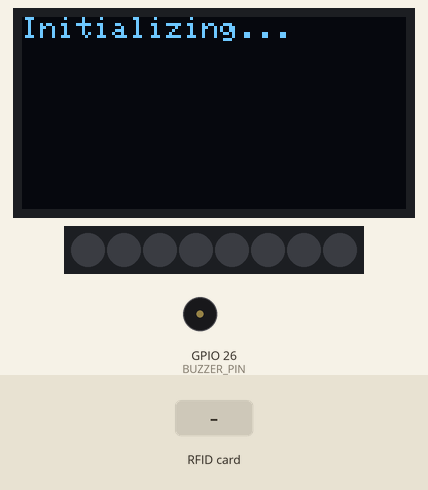
This program was run on a simulated ESP32. On the bench: 128×64 one-colour display, 8 RGB LEDs in strip order, left to right, buzzer (waves = sounding). The test bench sets the inputs (shaded band). WiFi joins after 1.5 s; servers stay silent unless stated; no MQTT or app messages arrive unless stated; what the program prints to the serial monitor is not drawn.

Above: at 1.2 s.
At 4.5 s:
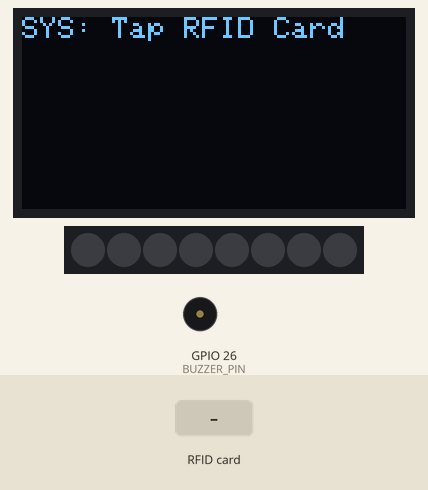
4.6 s: RFID card 5E 7A 19 C4 held to the reader
At 5.6 s:
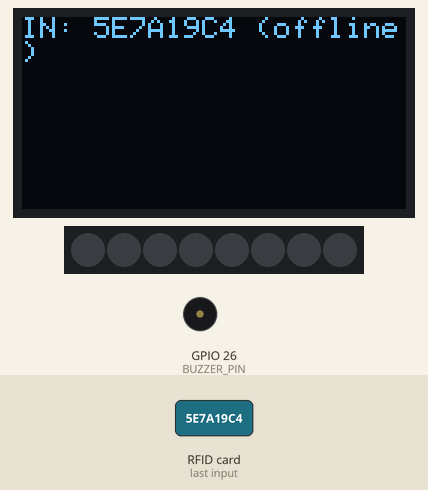
6.2 s: RFID card 5E 7A 19 C4 held to the reader
At 7.1 s:
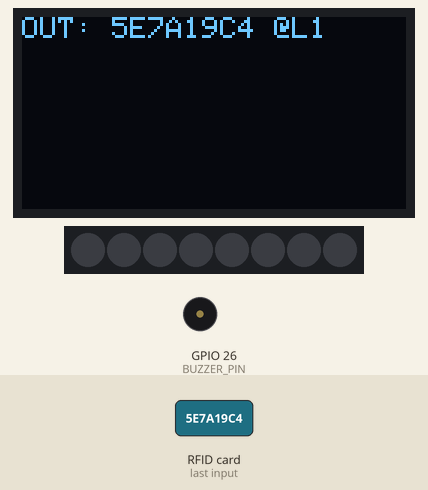
7.8 s: RFID card 5E 7A 19 C4 held to the reader
At 8.9 s:
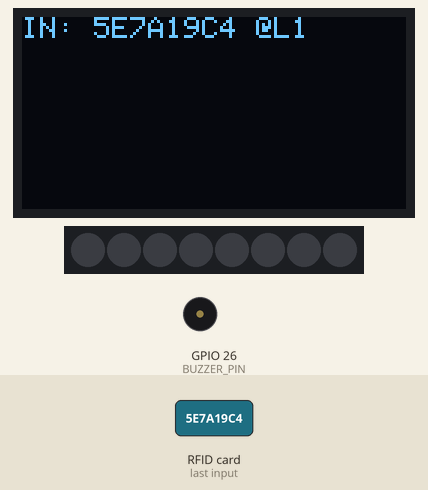
Timing chart, 0 to 10.8 s (numbered marks = the images above; inputs shaded):
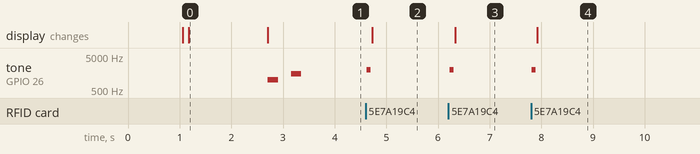

Measured:
- after the input at 4.6 s, tone on GPIO 26 (BUZZER_PIN): silent → 2000 Hz at once, → silent 0.08 s later; the display: changes after 0.13 s (image 2)
- after the input at 6.2 s, tone on GPIO 26 (BUZZER_PIN): silent → 2000 Hz at once, → silent 0.08 s later; the display: changes after 0.13 s (image 3)
- after the input at 7.8 s, tone on GPIO 26 (BUZZER_PIN): silent → 2000 Hz at once, → silent 0.08 s later; the display: changes after 0.12 s (image 4)
- what the display in image 0 shows lasts 1.5 s, from 1.2 s to 2.7 s

The program:

main.cpp
```cpp
#include <Arduino.h>
#include <SPI.h>
#include <Wire.h>
#include <Adafruit_GFX.h>
#include <Adafruit_SSD1306.h>
#include <MFRC522.h>
#include <WiFi.h>
#include <PubSubClient.h>
#include <Adafruit_NeoPixel.h>
#include <limits.h>

// OLED Setup
#define SCREEN_WIDTH 128
#define SCREEN_HEIGHT 64
#define OLED_RESET -1
#define SCREEN_ADDRESS 0x3C
Adafruit_SSD1306 display(SCREEN_WIDTH, SCREEN_HEIGHT, &Wire, OLED_RESET);

// SPI and RFID Pins
#define RFID1_CS 5
#define RFID2_CS 4
#define RFID_RST_PIN UINT8_MAX
#define SCK_PIN 14
#define MISO_PIN 12
#define MOSI_PIN 13

// Pin setup
#define POT_PIN      34
#define BUZZER_PIN   26
#define NEOPIXEL_PIN 27
#define NUM_PIXELS    8
#define USE_POTENTIOMETER 0
#define DEFAULT_ZONE 1
Adafruit_NeoPixel pixel(NUM_PIXELS, NEOPIXEL_PIN, NEO_GRB + NEO_KHZ800);

// RFID Instances
MFRC522 rfid1(RFID1_CS, RFID_RST_PIN);
MFRC522 rfid2(RFID2_CS, RFID_RST_PIN);
bool rfid1Ready = false;
bool rfid2Ready = false;

// Network settings
// Keep these in one place and update only these values when network changes.
#ifndef WIFI_SSID
#define WIFI_SSID "arya"
#endif

#ifndef WIFI_PASSWORD
#define WIFI_PASSWORD "arya2606"
#endif

#ifndef MQTT_BROKER_HOST
#define MQTT_BROKER_HOST "test.mosquitto.org"
#endif

#ifndef MQTT_BROKER_PORT
#define MQTT_BROKER_PORT 1883
#endif
WiFiClient espClient;
PubSubClient client(espClient);

// Timing Variables for Non-Blocking Delays
unsigned long lastWiFiAttempt = 0;
unsigned long lastMqttAttempt = 0;
unsigned long lastRfid1Scan = 0;
unsigned long lastRfid2Scan = 0;
const unsigned long SCAN_COOLDOWN = 1500;
const unsigned long WIFI_RETRY_MS = 10000;
const unsigned long MQTT_RETRY_MS = 5000;
const int BUZZER_CHANNEL = 0;
const int BUZZER_RESOLUTION = 8;

// Function Prototypes
void setupWiFiConnection();
void ensureWiFiConnected();
void connectToMQTT();
void mqtt_callback(char *topic, byte *payload, unsigned int length);
void getTagID(MFRC522 *rfid, char *tagID);
void showDisplay(const char* prefix, const char* message);
void indicateStatus(bool granted);
int getLocationFromPot();
void scanI2C();
bool initRfidReader(MFRC522 &reader, const char *name);
void handleReader(MFRC522 &reader, bool ready, unsigned long &lastScanTime, const char *topic, const char *prefix);
void beep(int frequency, int durationMs);

// Initialize hardware, network, and feedback devices.
void setup() {
  Serial.begin(115200);
  delay(1000);
  Serial.println("\n\nStarting setup...");

  SPI.begin(SCK_PIN, MISO_PIN, MOSI_PIN);
  Wire.begin();

  if (!display.begin(SSD1306_SWITCHCAPVCC, SCREEN_ADDRESS)) {
    Serial.println(F("SSD1306 allocation failed"));
    scanI2C();
    while (true) { delay(100); }
  }

  display.clearDisplay();
  display.setTextSize(1);
  display.setTextColor(WHITE);
  display.setCursor(0, 0);
  display.println("Initializing...");
  display.display();

  pinMode(RFID1_CS, OUTPUT);
  pinMode(RFID2_CS, OUTPUT);
  digitalWrite(RFID1_CS, HIGH);
  digitalWrite(RFID2_CS, HIGH);
  rfid1Ready = initRfidReader(rfid1, "RFID1");
  rfid2Ready = initRfidReader(rfid2, "RFID2");

#if USE_POTENTIOMETER
  pinMode(POT_PIN, INPUT);
#endif
  pinMode(BUZZER_PIN, OUTPUT);
  ledcSetup(BUZZER_CHANNEL, 1000, BUZZER_RESOLUTION);
  ledcAttachPin(BUZZER_PIN, BUZZER_CHANNEL);
  pixel.begin();
  pixel.clear();
  pixel.show();

  WiFi.setSleep(false);
  setupWiFiConnection();

  client.setServer(MQTT_BROKER_HOST, MQTT_BROKER_PORT);
  client.setCallback(mqtt_callback);

  if (!rfid1Ready && !rfid2Ready) {
    showDisplay("RFID", "Reader check failed");
  } else {
    showDisplay("SYS", "Tap RFID Card");
  }
  beep(1000, 200);
  delay(250);
  beep(1500, 200);
}

// Maintain network links and process both RFID readers.
void loop() {
  ensureWiFiConnected();

  if (!client.connected()) {
    if (millis() - lastMqttAttempt > MQTT_RETRY_MS) {
      lastMqttAttempt = millis();
      connectToMQTT();
    }
  } else {
    client.loop();
  }

  handleReader(rfid1, rfid1Ready, lastRfid1Scan, "rfid/in", "IN");
  handleReader(rfid2, rfid2Ready, lastRfid2Scan, "rfid/out", "OUT");
}

// Initialize one RFID reader and verify SPI communication.
bool initRfidReader(MFRC522 &reader, const char *name) {
  reader.PCD_Init();
  delay(10);

  byte version = reader.PCD_ReadRegister(MFRC522::VersionReg);
  if (version == 0x00 || version == 0xFF) {
    Serial.printf("%s init failed (VersionReg=0x%02X). Check CS/SCK/MISO/MOSI/GND/3V3.\n", name, version);
    return false;
  }

  Serial.printf("%s ready (VersionReg=0x%02X).\n", name, version);
  return true;
}

// Poll one reader, publish scan, and show immediate local feedback.
void handleReader(MFRC522 &reader, bool ready, unsigned long &lastScanTime, const char *topic, const char *prefix) {
  if (!ready) return;
  if (millis() - lastScanTime <= SCAN_COOLDOWN) return;
  if (!reader.PICC_IsNewCardPresent()) return;
  if (!reader.PICC_ReadCardSerial()) return;

  char tag[32];
  getTagID(&reader, tag);
  if (strlen(tag) > 0) {
    int location = getLocationFromPot();
    char payload[64];
    snprintf(payload, sizeof(payload), "%s,%d", tag, location);

    bool published = false;
    if (client.connected()) {
      published = client.publish(topic, payload);
    }

    beep(2000, 80);
    char displayMsg[64];
    if (published) {
      snprintf(displayMsg, sizeof(displayMsg), "%s @L%d", tag, location);
    } else {
      snprintf(displayMsg, sizeof(displayMsg), "%s (offline)", tag);
    }
    showDisplay(prefix, displayMsg);

    Serial.printf("%s Tag: %s Location: %d Published: %s\n", prefix, tag, location, published ? "yes" : "no");
    lastScanTime = millis();
  }

  reader.PICC_HaltA();
  reader.PCD_StopCrypto1();
}

// Scan I2C bus for troubleshooting display issues.
void scanI2C() {
  Serial.println("Scanning I2C devices...");
  byte error, address;
  int nDevices = 0;
  for (address = 1; address < 127; address++) {
    Wire.beginTransmission(address);
    error = Wire.endTransmission();
    if (error == 0) {
      Serial.printf("I2C device found at address 0x%02X\n", address);
      nDevices++;
    }
  }
  if (nDevices == 0) Serial.println("No I2C devices found!");
}

// Perform initial WiFi connection attempt.
void setupWiFiConnection() {
  Serial.printf("Connecting to WiFi SSID: %s\n", WIFI_SSID);
  WiFi.mode(WIFI_STA);
  WiFi.begin(WIFI_SSID, WIFI_PASSWORD);
  lastWiFiAttempt = millis();

  int attempts = 0;
  while (WiFi.status() != WL_CONNECTED && attempts < 20) {
    delay(500);
    Serial.print(".");
    attempts++;
  }

  if (WiFi.status() == WL_CONNECTED) {
    Serial.println("\nWiFi connected");
    Serial.printf("IP: %s\n", WiFi.localIP().toString().c_str());
  } else {
    Serial.println("\nFailed to connect to WiFi");
  }
}

// Retry WiFi periodically when disconnected.
void ensureWiFiConnected() {
  if (WiFi.status() == WL_CONNECTED) return;
  if (millis() - lastWiFiAttempt < WIFI_RETRY_MS) return;

  lastWiFiAttempt = millis();
  Serial.println("WiFi disconnected, retrying...");
  WiFi.disconnect();
  delay(100);
  WiFi.begin(WIFI_SSID, WIFI_PASSWORD);
}

// Connect MQTT and subscribe response topic.
void connectToMQTT() {
  if (WiFi.status() != WL_CONNECTED) return;

  Serial.println("Connecting to MQTT...");
  if (client.connect("ESP32Client_Parking")) {
    Serial.println("Connected to MQTT broker");
    client.subscribe("access/response");
  } else {
    Serial.print("Failed. rc=");
    Serial.println(client.state());
  }
}

// Process backend response and update OLED feedback.
void mqtt_callback(char *topic, byte *payload, unsigned int length) {
  char message[100];
  memset(message, 0, sizeof(message));
  memcpy(message, payload, length);
  message[length] = '\0';

  if (strcmp(topic, "access/response") != 0) return;

  char *uid = strtok(message, ",");
  char *status = strtok(NULL, ",");
  char *name = strtok(NULL, ",");
  char *spot = strtok(NULL, ",");

  if (!uid || !status || !name) return;

  bool allowed = (strcmp(status, "ALLOWED") == 0);
  indicateStatus(allowed);

  char displayMsg[100];
  if (allowed) {
    if (spot && strlen(spot) > 0 && strcmp(spot, "-") != 0) {
      snprintf(displayMsg, sizeof(displayMsg), "ALLOWED - %s", spot);
    } else {
      snprintf(displayMsg, sizeof(displayMsg), "ALLOWED - %s", name);
    }
    showDisplay("OK", displayMsg);
  } else {
    showDisplay("X", "DENIED - Access Denied");
  }
}

// Convert RFID bytes into uppercase UID string.
void getTagID(MFRC522 *rfid, char *tagID) {
  tagID[0] = '\0';
  for (byte i = 0; i < rfid->uid.size; i++) {
    char byteStr[3];
    snprintf(byteStr, sizeof(byteStr), "%02X", rfid->uid.uidByte[i]);
    strncat(tagID, byteStr, 2);
  }
}

// Render a simple status message on OLED.
void showDisplay(const char* prefix, const char* message) {
  display.clearDisplay();
  display.setTextSize(1);
  display.setTextColor(WHITE);
  display.setCursor(0, 0);
  display.print(prefix);
  display.print(": ");
  display.println(message);
  display.display();
}

// Map potentiometer reading into zone location.
int getLocationFromPot() {
#if USE_POTENTIOMETER
  int analogVal = analogRead(POT_PIN);
  int location = map(analogVal, 0, 4095, 1, 5);
  if (location < 1) location = 1;
  if (location > 5) location = 5;
  return location;
#else
  return DEFAULT_ZONE;
#endif
}

// Flash LEDs and buzzer for access result.
void indicateStatus(bool granted) {
  uint32_t color = granted ? pixel.Color(0, 255, 0) : pixel.Color(255, 0, 0);
  for (int i = 0; i < pixel.numPixels(); i++) {
    pixel.setPixelColor(i, color);
  }
  pixel.show();
  beep(granted ? 1000 : 300, granted ? 200 : 500);
  delay(250);
  pixel.clear();
  pixel.show();
}

// ESP32 buzzer helper using LEDC PWM.
void beep(int frequency, int durationMs) {
  if (frequency <= 0 || durationMs <= 0) return;
  ledcWriteTone(BUZZER_CHANNEL, frequency);
  delay(durationMs);
  ledcWriteTone(BUZZER_CHANNEL, 0);
}
```
